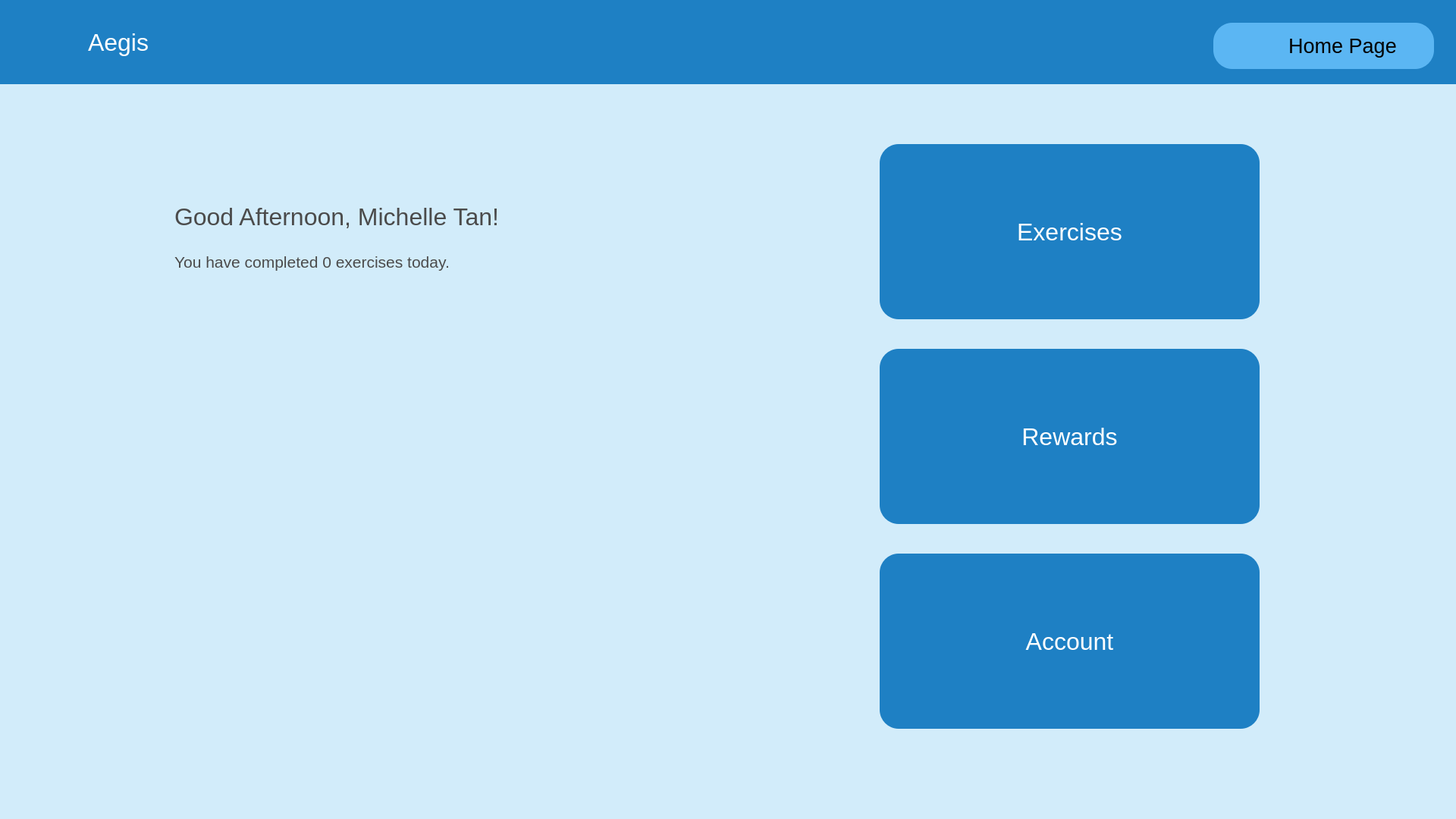
<?xml version="1.0" encoding="UTF-8"?>
<ui version="4.0">
 <class>HomePageWindow</class>
 <widget class="QMainWindow" name="HomePageWindow">
  <property name="geometry">
   <rect>
    <x>0</x>
    <y>0</y>
    <width>1920</width>
    <height>1080</height>
   </rect>
  </property>
  <property name="contextMenuPolicy">
   <enum>Qt::NoContextMenu</enum>
  </property>
  <property name="windowTitle">
   <string>RoutineSelectWindow</string>
  </property>
  <property name="layoutDirection">
   <enum>Qt::LeftToRight</enum>
  </property>
  <property name="autoFillBackground">
   <bool>false</bool>
  </property>
  <property name="styleSheet">
   <string notr="true">background-color: #D2ECFA;border: none</string>
  </property>
  <property name="toolButtonStyle">
   <enum>Qt::ToolButtonTextUnderIcon</enum>
  </property>
  <widget class="QWidget" name="centralWidget">
   <widget class="QFrame" name="frame">
    <property name="geometry">
     <rect>
      <x>0</x>
      <y>0</y>
      <width>1921</width>
      <height>111</height>
     </rect>
    </property>
    <property name="styleSheet">
     <string notr="true">background-color: #1E80C4</string>
    </property>
    <property name="frameShape">
     <enum>QFrame::StyledPanel</enum>
    </property>
    <property name="frameShadow">
     <enum>QFrame::Raised</enum>
    </property>
    <widget class="QLabel" name="logoLabel">
     <property name="geometry">
      <rect>
       <x>80</x>
       <y>10</y>
       <width>81</width>
       <height>91</height>
      </rect>
     </property>
     <property name="text">
      <string/>
     </property>
     <property name="pixmap">
      <pixmap>:/new/prefix1/project_aegis_launcher.png</pixmap>
     </property>
     <property name="scaledContents">
      <bool>true</bool>
     </property>
    </widget>
    <widget class="QLabel" name="Aegis">
     <property name="geometry">
      <rect>
       <x>116</x>
       <y>25</y>
       <width>151</width>
       <height>61</height>
      </rect>
     </property>
     <property name="font">
      <font>
       <pointsize>24</pointsize>
      </font>
     </property>
     <property name="focusPolicy">
      <enum>Qt::NoFocus</enum>
     </property>
     <property name="styleSheet">
      <string notr="true">color: #ffffff</string>
     </property>
     <property name="text">
      <string>Aegis</string>
     </property>
    </widget>
    <widget class="QLabel" name="HomePageLabel_Icon">
     <property name="geometry">
      <rect>
       <x>1620</x>
       <y>40</y>
       <width>41</width>
       <height>41</height>
      </rect>
     </property>
     <property name="styleSheet">
      <string notr="true">background:transparent</string>
     </property>
     <property name="text">
      <string/>
     </property>
     <property name="pixmap">
      <pixmap>Home.png</pixmap>
     </property>
     <property name="scaledContents">
      <bool>true</bool>
     </property>
    </widget>
    <widget class="QLabel" name="HomePageLabel_BG">
     <property name="geometry">
      <rect>
       <x>1600</x>
       <y>30</y>
       <width>291</width>
       <height>61</height>
      </rect>
     </property>
     <property name="sizePolicy">
      <sizepolicy hsizetype="Minimum" vsizetype="Fixed">
       <horstretch>0</horstretch>
       <verstretch>0</verstretch>
      </sizepolicy>
     </property>
     <property name="palette">
      <palette>
       <active>
        <colorrole role="Button">
         <brush brushstyle="SolidPattern">
          <color alpha="255">
           <red>91</red>
           <green>182</green>
           <blue>243</blue>
          </color>
         </brush>
        </colorrole>
        <colorrole role="Base">
         <brush brushstyle="SolidPattern">
          <color alpha="255">
           <red>91</red>
           <green>182</green>
           <blue>243</blue>
          </color>
         </brush>
        </colorrole>
        <colorrole role="Window">
         <brush brushstyle="SolidPattern">
          <color alpha="255">
           <red>91</red>
           <green>182</green>
           <blue>243</blue>
          </color>
         </brush>
        </colorrole>
       </active>
       <inactive>
        <colorrole role="Button">
         <brush brushstyle="SolidPattern">
          <color alpha="255">
           <red>91</red>
           <green>182</green>
           <blue>243</blue>
          </color>
         </brush>
        </colorrole>
        <colorrole role="Base">
         <brush brushstyle="SolidPattern">
          <color alpha="255">
           <red>91</red>
           <green>182</green>
           <blue>243</blue>
          </color>
         </brush>
        </colorrole>
        <colorrole role="Window">
         <brush brushstyle="SolidPattern">
          <color alpha="255">
           <red>91</red>
           <green>182</green>
           <blue>243</blue>
          </color>
         </brush>
        </colorrole>
       </inactive>
       <disabled>
        <colorrole role="Button">
         <brush brushstyle="SolidPattern">
          <color alpha="255">
           <red>91</red>
           <green>182</green>
           <blue>243</blue>
          </color>
         </brush>
        </colorrole>
        <colorrole role="Base">
         <brush brushstyle="SolidPattern">
          <color alpha="255">
           <red>91</red>
           <green>182</green>
           <blue>243</blue>
          </color>
         </brush>
        </colorrole>
        <colorrole role="Window">
         <brush brushstyle="SolidPattern">
          <color alpha="255">
           <red>91</red>
           <green>182</green>
           <blue>243</blue>
          </color>
         </brush>
        </colorrole>
       </disabled>
      </palette>
     </property>
     <property name="font">
      <font>
       <pointsize>20</pointsize>
      </font>
     </property>
     <property name="layoutDirection">
      <enum>Qt::LeftToRight</enum>
     </property>
     <property name="autoFillBackground">
      <bool>false</bool>
     </property>
     <property name="styleSheet">
      <string notr="true">background-color: #5BB6F3; border-radius: 25px;</string>
     </property>
     <property name="text">
      <string/>
     </property>
     <property name="alignment">
      <set>Qt::AlignCenter</set>
     </property>
    </widget>
    <widget class="QLabel" name="HomePageLabel_Words">
     <property name="geometry">
      <rect>
       <x>1650</x>
       <y>40</y>
       <width>241</width>
       <height>40</height>
      </rect>
     </property>
     <property name="sizePolicy">
      <sizepolicy hsizetype="Minimum" vsizetype="Fixed">
       <horstretch>0</horstretch>
       <verstretch>0</verstretch>
      </sizepolicy>
     </property>
     <property name="palette">
      <palette>
       <active>
        <colorrole role="Button">
         <brush brushstyle="SolidPattern">
          <color alpha="0">
           <red>0</red>
           <green>0</green>
           <blue>0</blue>
          </color>
         </brush>
        </colorrole>
        <colorrole role="Base">
         <brush brushstyle="SolidPattern">
          <color alpha="0">
           <red>0</red>
           <green>0</green>
           <blue>0</blue>
          </color>
         </brush>
        </colorrole>
        <colorrole role="Window">
         <brush brushstyle="SolidPattern">
          <color alpha="0">
           <red>0</red>
           <green>0</green>
           <blue>0</blue>
          </color>
         </brush>
        </colorrole>
       </active>
       <inactive>
        <colorrole role="Button">
         <brush brushstyle="SolidPattern">
          <color alpha="0">
           <red>0</red>
           <green>0</green>
           <blue>0</blue>
          </color>
         </brush>
        </colorrole>
        <colorrole role="Base">
         <brush brushstyle="SolidPattern">
          <color alpha="0">
           <red>0</red>
           <green>0</green>
           <blue>0</blue>
          </color>
         </brush>
        </colorrole>
        <colorrole role="Window">
         <brush brushstyle="SolidPattern">
          <color alpha="0">
           <red>0</red>
           <green>0</green>
           <blue>0</blue>
          </color>
         </brush>
        </colorrole>
       </inactive>
       <disabled>
        <colorrole role="Button">
         <brush brushstyle="SolidPattern">
          <color alpha="0">
           <red>0</red>
           <green>0</green>
           <blue>0</blue>
          </color>
         </brush>
        </colorrole>
        <colorrole role="Base">
         <brush brushstyle="SolidPattern">
          <color alpha="0">
           <red>0</red>
           <green>0</green>
           <blue>0</blue>
          </color>
         </brush>
        </colorrole>
        <colorrole role="Window">
         <brush brushstyle="SolidPattern">
          <color alpha="0">
           <red>0</red>
           <green>0</green>
           <blue>0</blue>
          </color>
         </brush>
        </colorrole>
       </disabled>
      </palette>
     </property>
     <property name="font">
      <font>
       <pointsize>20</pointsize>
      </font>
     </property>
     <property name="layoutDirection">
      <enum>Qt::LeftToRight</enum>
     </property>
     <property name="autoFillBackground">
      <bool>false</bool>
     </property>
     <property name="styleSheet">
      <string notr="true">background:transparent</string>
     </property>
     <property name="text">
      <string>Home Page</string>
     </property>
     <property name="alignment">
      <set>Qt::AlignCenter</set>
     </property>
    </widget>
    <widget class="QLabel" name="label">
     <property name="geometry">
      <rect>
       <x>40</x>
       <y>20</y>
       <width>61</width>
       <height>71</height>
      </rect>
     </property>
     <property name="text">
      <string/>
     </property>
     <property name="pixmap">
      <pixmap>project_aegis_launcher.png</pixmap>
     </property>
     <property name="scaledContents">
      <bool>true</bool>
     </property>
    </widget>
    <zorder>HomePageLabel_BG</zorder>
    <zorder>logoLabel</zorder>
    <zorder>Aegis</zorder>
    <zorder>HomePageLabel_Icon</zorder>
    <zorder>HomePageLabel_Words</zorder>
    <zorder>label</zorder>
   </widget>
   <widget class="QToolButton" name="Exercise_Button">
    <property name="geometry">
     <rect>
      <x>1160</x>
      <y>190</y>
      <width>501</width>
      <height>231</height>
     </rect>
    </property>
    <property name="sizePolicy">
     <sizepolicy hsizetype="Fixed" vsizetype="Maximum">
      <horstretch>0</horstretch>
      <verstretch>0</verstretch>
     </sizepolicy>
    </property>
    <property name="font">
     <font>
      <pointsize>24</pointsize>
     </font>
    </property>
    <property name="contextMenuPolicy">
     <enum>Qt::CustomContextMenu</enum>
    </property>
    <property name="layoutDirection">
     <enum>Qt::RightToLeft</enum>
    </property>
    <property name="styleSheet">
     <string notr="true">background-color: #1E80C4; border-radius: 25px; padding: 20px; color:#fff</string>
    </property>
    <property name="text">
     <string>Exercises</string>
    </property>
    <property name="icon">
     <iconset>
      <normaloff>noun_Warmup.png</normaloff>noun_Warmup.png</iconset>
    </property>
    <property name="iconSize">
     <size>
      <width>123</width>
      <height>120</height>
     </size>
    </property>
    <property name="checkable">
     <bool>false</bool>
    </property>
    <property name="toolButtonStyle">
     <enum>Qt::ToolButtonTextUnderIcon</enum>
    </property>
    <property name="autoRaise">
     <bool>false</bool>
    </property>
   </widget>
   <widget class="QToolButton" name="Rewards_Button">
    <property name="geometry">
     <rect>
      <x>1160</x>
      <y>460</y>
      <width>501</width>
      <height>231</height>
     </rect>
    </property>
    <property name="sizePolicy">
     <sizepolicy hsizetype="Fixed" vsizetype="Maximum">
      <horstretch>0</horstretch>
      <verstretch>0</verstretch>
     </sizepolicy>
    </property>
    <property name="font">
     <font>
      <pointsize>24</pointsize>
     </font>
    </property>
    <property name="contextMenuPolicy">
     <enum>Qt::CustomContextMenu</enum>
    </property>
    <property name="layoutDirection">
     <enum>Qt::RightToLeft</enum>
    </property>
    <property name="styleSheet">
     <string notr="true">background-color: #1E80C4; border-radius: 25px; padding: 20px; color:#fff</string>
    </property>
    <property name="text">
     <string>Rewards</string>
    </property>
    <property name="icon">
     <iconset>
      <normaloff>Rewards.png</normaloff>Rewards.png</iconset>
    </property>
    <property name="iconSize">
     <size>
      <width>170</width>
      <height>120</height>
     </size>
    </property>
    <property name="checkable">
     <bool>false</bool>
    </property>
    <property name="toolButtonStyle">
     <enum>Qt::ToolButtonTextUnderIcon</enum>
    </property>
    <property name="autoRaise">
     <bool>false</bool>
    </property>
   </widget>
   <widget class="QToolButton" name="Account_Button">
    <property name="geometry">
     <rect>
      <x>1160</x>
      <y>730</y>
      <width>501</width>
      <height>231</height>
     </rect>
    </property>
    <property name="sizePolicy">
     <sizepolicy hsizetype="Fixed" vsizetype="Maximum">
      <horstretch>0</horstretch>
      <verstretch>0</verstretch>
     </sizepolicy>
    </property>
    <property name="font">
     <font>
      <pointsize>24</pointsize>
     </font>
    </property>
    <property name="contextMenuPolicy">
     <enum>Qt::CustomContextMenu</enum>
    </property>
    <property name="layoutDirection">
     <enum>Qt::RightToLeft</enum>
    </property>
    <property name="styleSheet">
     <string notr="true">background-color: #1E80C4; border-radius: 25px; padding: 20px; color:#fff</string>
    </property>
    <property name="text">
     <string>Account</string>
    </property>
    <property name="icon">
     <iconset>
      <normaloff>account.png</normaloff>account.png</iconset>
    </property>
    <property name="iconSize">
     <size>
      <width>123</width>
      <height>120</height>
     </size>
    </property>
    <property name="checkable">
     <bool>false</bool>
    </property>
    <property name="toolButtonStyle">
     <enum>Qt::ToolButtonTextUnderIcon</enum>
    </property>
    <property name="autoRaise">
     <bool>false</bool>
    </property>
   </widget>
   <widget class="QLabel" name="Mascot">
    <property name="geometry">
     <rect>
      <x>310</x>
      <y>490</y>
      <width>471</width>
      <height>481</height>
     </rect>
    </property>
    <property name="text">
     <string/>
    </property>
    <property name="pixmap">
     <pixmap>mascot (2).png</pixmap>
    </property>
    <property name="scaledContents">
     <bool>true</bool>
    </property>
   </widget>
   <widget class="QLabel" name="SpeechBubble">
    <property name="geometry">
     <rect>
      <x>110</x>
      <y>190</y>
      <width>811</width>
      <height>301</height>
     </rect>
    </property>
    <property name="text">
     <string/>
    </property>
    <property name="pixmap">
     <pixmap>Path 2.png</pixmap>
    </property>
    <property name="scaledContents">
     <bool>true</bool>
    </property>
    <property name="wordWrap">
     <bool>false</bool>
    </property>
   </widget>
   <widget class="QLabel" name="Text_Greeting">
    <property name="geometry">
     <rect>
      <x>230</x>
      <y>240</y>
      <width>751</width>
      <height>91</height>
     </rect>
    </property>
    <property name="font">
     <font>
      <pointsize>24</pointsize>
     </font>
    </property>
    <property name="styleSheet">
     <string notr="true">color:#4B4B4B; background:transparent</string>
    </property>
    <property name="text">
     <string>Good Afternoon, Michelle Tan!</string>
    </property>
   </widget>
   <widget class="QLabel" name="Text_Count">
    <property name="geometry">
     <rect>
      <x>230</x>
      <y>300</y>
      <width>751</width>
      <height>91</height>
     </rect>
    </property>
    <property name="font">
     <font>
      <pointsize>16</pointsize>
     </font>
    </property>
    <property name="styleSheet">
     <string notr="true">color:#4B4B4B; background:transparent</string>
    </property>
    <property name="text">
     <string>You have completed 0 exercises today.</string>
    </property>
   </widget>
  </widget>
 </widget>
 <layoutdefault spacing="6" margin="11"/>
 <resources/>
 <connections/>
</ui>
